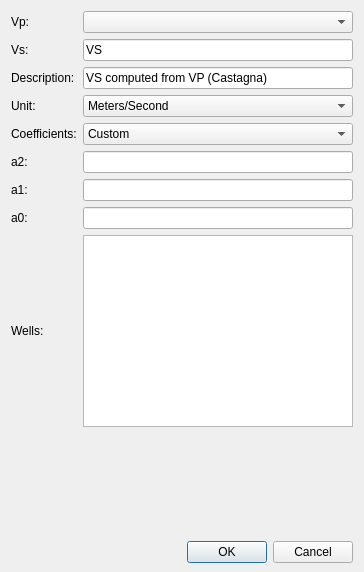
<?xml version="1.0" encoding="UTF-8"?>
<ui version="4.0">
 <class>CastagnaDialog</class>
 <widget class="QDialog" name="CastagnaDialog">
  <property name="geometry">
   <rect>
    <x>0</x>
    <y>0</y>
    <width>364</width>
    <height>572</height>
   </rect>
  </property>
  <property name="sizePolicy">
   <sizepolicy hsizetype="Preferred" vsizetype="Minimum">
    <horstretch>0</horstretch>
    <verstretch>0</verstretch>
   </sizepolicy>
  </property>
  <property name="minimumSize">
   <size>
    <width>0</width>
    <height>50</height>
   </size>
  </property>
  <property name="windowTitle">
   <string>Dialog</string>
  </property>
  <layout class="QVBoxLayout" name="verticalLayout">
   <property name="bottomMargin">
    <number>9</number>
   </property>
   <item>
    <layout class="QGridLayout" name="gridLayout">
     <item row="6" column="2">
      <widget class="QLineEdit" name="leA2"/>
     </item>
     <item row="6" column="0">
      <widget class="QLabel" name="label_4">
       <property name="text">
        <string>a2:</string>
       </property>
      </widget>
     </item>
     <item row="7" column="0">
      <widget class="QLabel" name="label_6">
       <property name="text">
        <string>a1:</string>
       </property>
      </widget>
     </item>
     <item row="1" column="0">
      <widget class="QLabel" name="label_2">
       <property name="text">
        <string>Vp:</string>
       </property>
      </widget>
     </item>
     <item row="1" column="2">
      <widget class="QComboBox" name="cbVP"/>
     </item>
     <item row="2" column="0">
      <widget class="QLabel" name="label_5">
       <property name="text">
        <string>Vs:</string>
       </property>
      </widget>
     </item>
     <item row="2" column="2">
      <widget class="QLineEdit" name="leVS">
       <property name="text">
        <string>VS</string>
       </property>
      </widget>
     </item>
     <item row="5" column="0">
      <widget class="QLabel" name="label_3">
       <property name="text">
        <string>Coefficients:</string>
       </property>
      </widget>
     </item>
     <item row="5" column="2">
      <widget class="QComboBox" name="cbCoefficients">
       <item>
        <property name="text">
         <string>Custom</string>
        </property>
       </item>
       <item>
        <property name="text">
         <string>Sandstone</string>
        </property>
       </item>
       <item>
        <property name="text">
         <string>Limestone</string>
        </property>
       </item>
       <item>
        <property name="text">
         <string>Dolomite</string>
        </property>
       </item>
       <item>
        <property name="text">
         <string>Shale</string>
        </property>
       </item>
      </widget>
     </item>
     <item row="8" column="2">
      <widget class="QLineEdit" name="leA0"/>
     </item>
     <item row="8" column="0">
      <widget class="QLabel" name="label_7">
       <property name="text">
        <string>a0:</string>
       </property>
      </widget>
     </item>
     <item row="7" column="2">
      <widget class="QLineEdit" name="leA1"/>
     </item>
     <item row="4" column="0">
      <widget class="QLabel" name="label_8">
       <property name="text">
        <string>Unit:</string>
       </property>
      </widget>
     </item>
     <item row="4" column="2">
      <widget class="QComboBox" name="cbUnit">
       <item>
        <property name="text">
         <string>Meters/Second</string>
        </property>
       </item>
       <item>
        <property name="text">
         <string>Kilometers/Second</string>
        </property>
       </item>
       <item>
        <property name="text">
         <string>Feet/Second</string>
        </property>
       </item>
      </widget>
     </item>
     <item row="9" column="2">
      <widget class="QListWidget" name="lwWells">
       <property name="selectionMode">
        <enum>QAbstractItemView::ExtendedSelection</enum>
       </property>
      </widget>
     </item>
     <item row="9" column="0">
      <widget class="QLabel" name="label">
       <property name="text">
        <string>Wells:</string>
       </property>
      </widget>
     </item>
     <item row="3" column="0">
      <widget class="QLabel" name="label_9">
       <property name="text">
        <string>Description:</string>
       </property>
      </widget>
     </item>
     <item row="3" column="2">
      <widget class="QLineEdit" name="leDescription">
       <property name="text">
        <string>VS computed from VP (Castagna)</string>
       </property>
      </widget>
     </item>
    </layout>
   </item>
   <item>
    <spacer name="verticalSpacer">
     <property name="orientation">
      <enum>Qt::Vertical</enum>
     </property>
     <property name="sizeHint" stdset="0">
      <size>
       <width>20</width>
       <height>48</height>
      </size>
     </property>
    </spacer>
   </item>
   <item>
    <widget class="QDialogButtonBox" name="buttonBox">
     <property name="orientation">
      <enum>Qt::Horizontal</enum>
     </property>
     <property name="standardButtons">
      <set>QDialogButtonBox::Cancel|QDialogButtonBox::Ok</set>
     </property>
    </widget>
   </item>
  </layout>
 </widget>
 <tabstops>
  <tabstop>cbVP</tabstop>
  <tabstop>leVS</tabstop>
 </tabstops>
 <resources/>
 <connections>
  <connection>
   <sender>buttonBox</sender>
   <signal>accepted()</signal>
   <receiver>CastagnaDialog</receiver>
   <slot>accept()</slot>
   <hints>
    <hint type="sourcelabel">
     <x>257</x>
     <y>665</y>
    </hint>
    <hint type="destinationlabel">
     <x>157</x>
     <y>274</y>
    </hint>
   </hints>
  </connection>
  <connection>
   <sender>buttonBox</sender>
   <signal>rejected()</signal>
   <receiver>CastagnaDialog</receiver>
   <slot>reject()</slot>
   <hints>
    <hint type="sourcelabel">
     <x>325</x>
     <y>665</y>
    </hint>
    <hint type="destinationlabel">
     <x>286</x>
     <y>274</y>
    </hint>
   </hints>
  </connection>
 </connections>
</ui>
